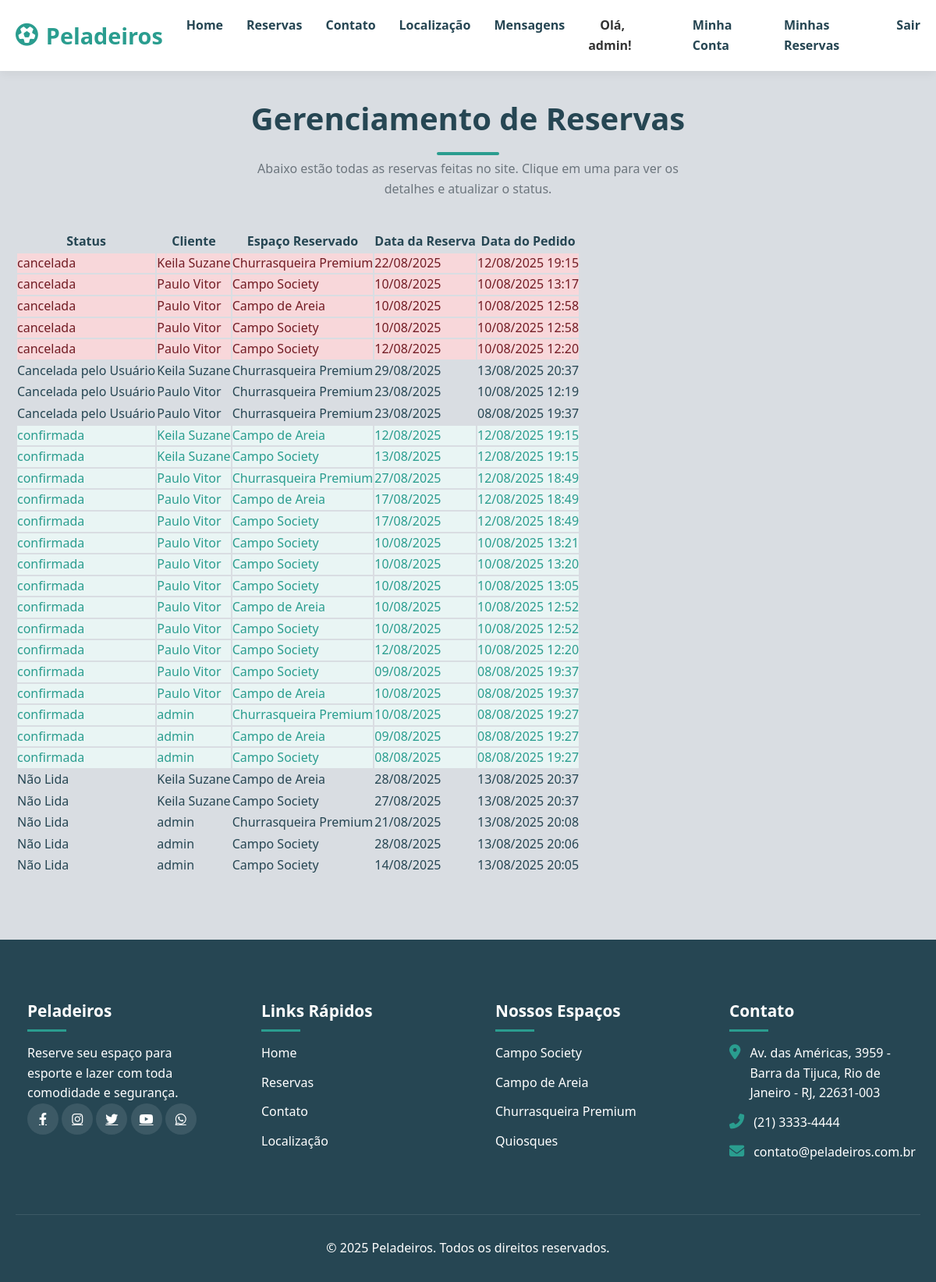
Before: /gerenciar/ (signed in) with the older database file.
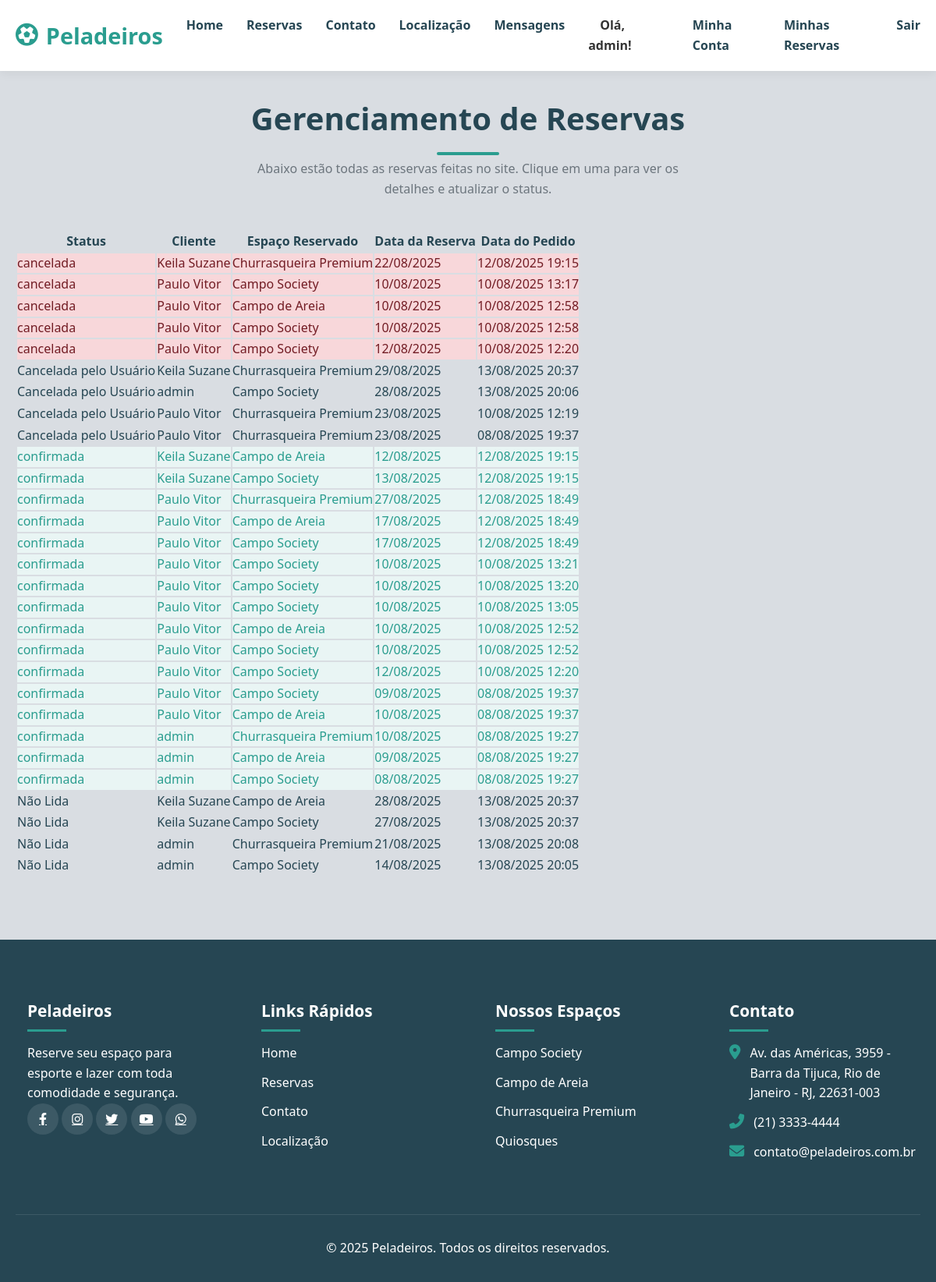
After: the same page with the newer database file.
### reservas/models.py (models this page shows, shortened)
class Reserva(models.Model):
    STATUS_CHOICES = (
        ('nao_lida', 'Não Lida'),
        ('em_tratamento', 'Em Tratamento'),
        ('tratado', 'Tratado'),
        ('cancelada_pelo_usuario', 'Cancelada pelo Usuário'), # NOVO STATUS
    )
    codigo_reserva = models.UUIDField(default=uuid.uuid4, editable=False, unique=True, null=True)
    espaco = models.ForeignKey(Espaco, on_delete=models.PROTECT, related_name='reservas')
    usuario = models.ForeignKey(settings.AUTH_USER_MODEL, on_delete=models.PROTECT, related_name='reservas_feitas')
    data_inicio = models.DateTimeField()
    data_fim = models.DateTimeField()
    preco_final = models.DecimalField(max_digits=10, decimal_places=2)
    status = models.CharField(max_length=30, choices=STATUS_CHOICES, default='nao_lida') # Aumentar max_length
    observacoes_admin = models.TextField(
        blank=True,
        null=True,
        verbose_name="Observações do Administrador",
        help_text="Anotações internas visíveis apenas para a administração."
    )
    data_criacao = models.DateTimeField(auto_now_add=True)

class Espaco(models.Model):
    MODELO_COBRANCA_CHOICES = (('hora', 'Por Hora'), ('periodo', 'Por Período'))
    TIPO_CHOICES = (('campo', 'Campo'), ('churrasqueira', 'Churrasqueira'), ('quiosque', 'Quiosque'))
    nome = models.CharField(max_length=100)
    descricao = models.TextField(blank=True, null=True)
    foto = models.ImageField(upload_to='espacos_fotos/', blank=True, null=True)
    tipo = models.CharField(max_length=20, choices=TIPO_CHOICES)
    capacidade = models.PositiveIntegerField()
    disponivel = models.BooleanField(default=True)
    modelo_de_cobranca = models.CharField(max_length=10, choices=MODELO_COBRANCA_CHOICES, default='hora')

### usuarios/models.py (models this page shows)
class Usuario(AbstractUser):
    cpf = models.CharField(max_length=14, unique=True)
    data_nascimento = models.DateField(null=True, blank=True)
    telefone = models.CharField(max_length=15, null=True, blank=True)
    SEXO_CHOICES = (('M', 'Masculino'), ('F', 'Feminino'))
    sexo = models.CharField(max_length=1, choices=SEXO_CHOICES, null=True, blank=True)
    cep = models.CharField(max_length=9, null=True, blank=True)
    logradouro = models.CharField(max_length=255, null=True, blank=True)
    numero = models.CharField(max_length=20, null=True, blank=True)
    complemento = models.CharField(max_length=100, null=True, blank=True)
    bairro = models.CharField(max_length=100, null=True, blank=True)
    cidade = models.CharField(max_length=100, null=True, blank=True)
    estado = models.CharField(max_length=2, null=True, blank=True)

### reservas/views.py (the view)
# urls.py: path('gerenciar/', views.gerenciar_reservas, name='gerenciar_reservas'),
@user_passes_test(is_staff_member)
def gerenciar_reservas(request):
    reservas_list = Reserva.objects.all().order_by('status', '-data_criacao')
    context = {
        'reservas': reservas_list
    }
    return render(request, 'gerenciar_reservas.html', context)

### reservas/views.py (called while the page is built)
def is_staff_member(user):
    return user.is_staff

### templates/gerenciar_reservas.html (shortened to what this page needs)
{% extends 'base.html' %}
{% load static %}
{% block content %}
<section class="admin-list" style="padding: 120px 0 80px 0;">
    <div class="container">
        <h2 class="section-title">Gerenciamento de Reservas</h2>
        <p class="section-subtitle">Abaixo estão todas as reservas feitas no site. Clique em uma para ver os detalhes e atualizar o status.</p>
        <div class="table-responsive">
            <table class="table table-hover reservations-table">
                <thead>
                    <tr>
                        <th>Status</th>
                        <th>Cliente</th>
                        <th>Espaço Reservado</th>
                        <th>Data da Reserva</th>
                        <th>Data do Pedido</th>
                    </tr>
                </thead>
                <tbody>
                    {% for reserva in reservas %}
                    <tr class="reservation-row status-{{ reserva.status }}" data-href="{% url 'reservas:detalhe_reserva_admin' reserva.id %}">
                        <td>
                            <span class="badge status-badge-{{ reserva.status }}">{{ reserva.get_status_display }}</span>
                        </td>
                        <td>{{ reserva.usuario.get_full_name|default:reserva.usuario.username }}</td>
                        <td>{{ reserva.espaco.nome }}</td>
                        <td>{{ reserva.data_inicio|date:"d/m/Y" }}</td>
                        <td>{{ reserva.data_criacao|date:"d/m/Y H:i" }}</td>
                    </tr>
                    {% empty %}
                    <tr>
                        <td colspan="5" class="text-center">Nenhuma reserva encontrada.</td>
                    </tr>
                    {% endfor %}
                </tbody>
            </table>
        </div>
    </div>
</section>
{% endblock %}

Changed rows visible on the page:
changed Reserva (number 7 of 29 on the later page): status "Não Lida" → "Cancelada pelo Usuário"; moves up the list
